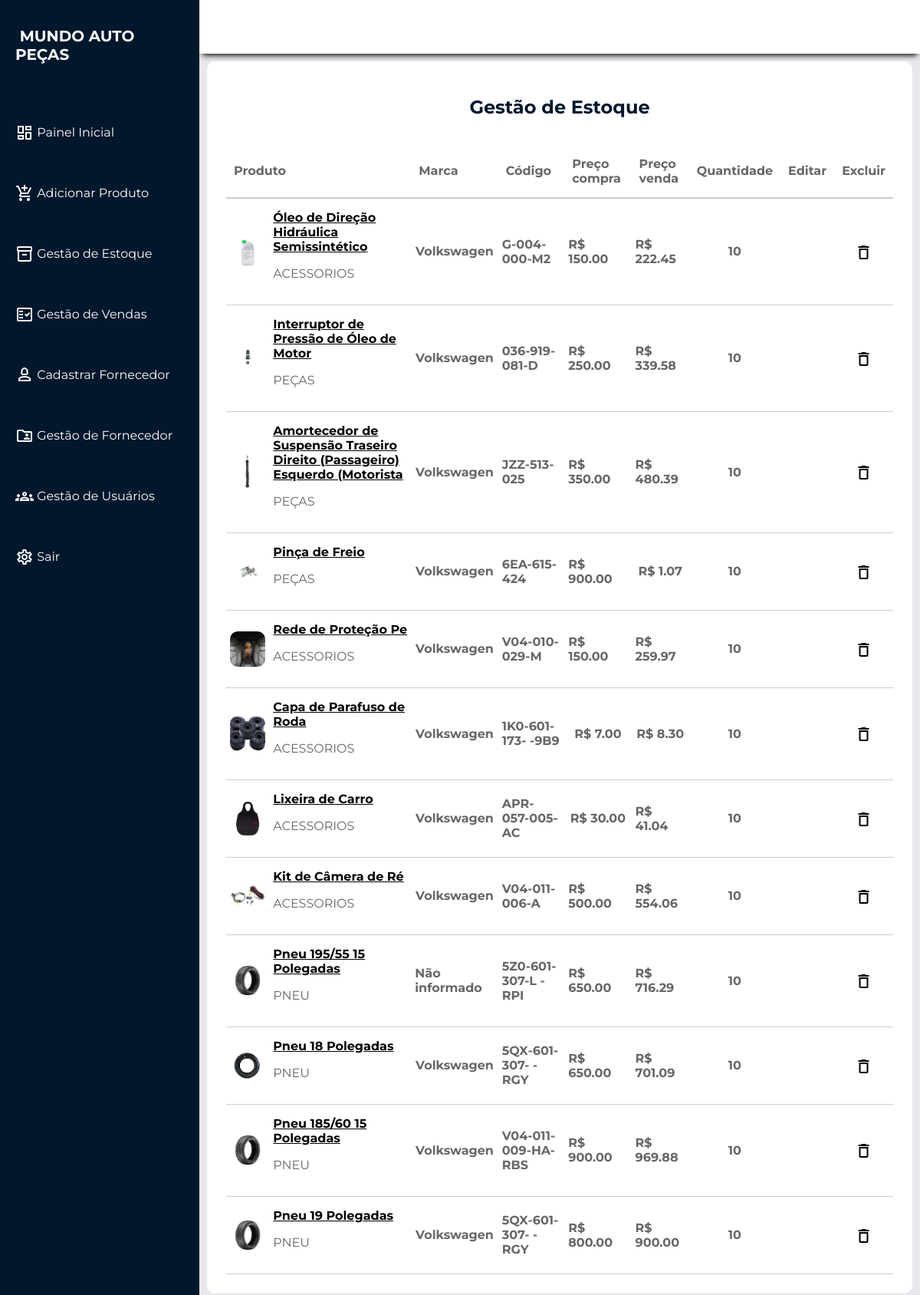
The page /View/adm_estoque.php (signed in) on the database its author committed.
### tables this page shows
CREATE TABLE IF NOT EXISTS `produto` (
  `idPro` INT NOT NULL AUTO_INCREMENT,
  `nomePro` VARCHAR(150) NOT NULL,
  `valorCompraPro` DECIMAL(13,2) NOT NULL,
  `valorVendaPro` DECIMAL(13,2) NOT NULL,
  `qtdEstoquePro` FLOAT NOT NULL,
  `imagemPro` VARCHAR(50) NULL,
  `codigoPro` VARCHAR(50) NOT NULL,
  `marcaPro` VARCHAR(50) NOT NULL DEFAULT 'NÃO INFORMADO' COMMENT 'NÃO INFORMADO\nRENAULT\nFIRESTONE\nMICHELLIN\nPIRELLI\nVOLKSWAGEN\nFIAT\nPEUGEOT',
  `categoriaPro` VARCHAR(50) NOT NULL COMMENT 'PNEU\nACESSORIOS\nPEÇAS\n',
  `descricaoPro` LONGTEXT NOT NULL,
  `FORNECEDOR_idFor` INT NOT NULL,
  PRIMARY KEY (`idPro`),
  INDEX `fk_PRODUTO_FORNECEDOR1_idx` (`FORNECEDOR_idFor` ASC) ,
  CONSTRAINT `fk_PRODUTO_FORNECEDOR1`
    FOREIGN KEY (`FORNECEDOR_idFor`)
    REFERENCES `fornecedor` (`idFor`)
    ON DELETE NO ACTION
    ON UPDATE NO ACTION);

### model/DAO/Conexao.php (called while the page is built, shortened)
<?php
class Conexao {
    private static $conexao;
    public static function getInstance(){
        if(!isset(self::$conexao)){
            try {
                $options = array(
                PDO::ATTR_PERSISTENT => true,
                PDO::MYSQL_ATTR_INIT_COMMAND => 'SET NAMES UTF8;',
                PDO::ATTR_ERRMODE => PDO::ERRMODE_EXCEPTION
            );
                self::$conexao = new
                PDO("mysql:host=localhost;dbname=map",
                "root","", $options);
            } catch (PDOException $exc) {
                echo "Erro ao conectar ao banco ".$exc->getMessage();
            }
        }
        return self::$conexao;
    }
}
?>

### control/listarProdutoController.php (called while the page is built, shortened)
<?php
    require_once '../model/DAO/ProdutoDAO.php';
      $ProdutoDAO = new ProdutoDAO();
      $todos = $ProdutoDAO->listarUsuarios();
?>

### model/DAO/ProdutoDAO.php (called while the page is built, shortened)
<?php
require_once 'Conexao.php';
class ProdutoDAO
{
    public $pdo = null;
    public function __construct()
    {
        $this->pdo = Conexao::getInstance();
    }
    public function listarUsuarios()
    {
        try {
            $sql = "SELECT * FROM produto ";
            $stmt = $this->pdo->prepare($sql);
            $stmt->execute();
            $retorno = $stmt->fetchAll(PDO::FETCH_ASSOC);
            return $retorno;
        } catch (PDOException $exc) {
            echo $exc->getMessage();
        }
    }
}

### View/adm_estoque.php (the view, shortened to what this page needs)
<?php require_once '../control/protect.php';
require_once '../control/listarProdutoController.php';
?>
<!DOCTYPE html>
<html lang="pt-br">
<head>
    <link rel="stylesheet" href="../css/adiministrador.css">
</head>
<body>
    <div class="grid-container">
        <?php include 'header_adm.php' ?>
        <?php include 'barraLateral_adm.php' ?>
        <main class="main-conteiner">
            <div class="main_conteudo">
                <section class=" card2_container">
                    <div class="card2">
                        <h2>Gestão de Estoque</h2>
                        <table>
                            <tr>
                                <th>Produto</th>
                                <th>Marca</th>
                                <th>Código</th>
                                <th>Preço compra</th>
                                <th>Preço venda</th>
                                <th>Quantidade</th>
                                <th class="acao">Editar</th>
                                <th class="acao">Excluir</th>
                            </tr>
                            <?php
                            foreach ($todos as $t) { ?>
                                <tr>
                                    <td>
                                        <div class="produto">
                                            <img src="../<?php echo $t['imagemPro']?>" alt="">
                                            <div class="infoPro">
                                                <div class="nomePro"><a href="produto.php?produto=<?php echo $t['codigoPro']?>" target="_blank"><b><?php echo $t['nomePro']; ?></b></a></div>
                                                <div class="categoriaPro">
                                                    <p href=""><?php echo $t['categoriaPro']; ?></p>
                                                </div>
                                            </div>
                                        </div>
                                    <td>
                                        <div class="marcaPro"><b><?php echo $t['marcaPro']; ?></b></div>
                                    </td>
                                    <td>
                                        <div class="codigoPro"><b><?php echo $t['codigoPro']; ?></b></div>
                                    </td>
                                    </td>
                                    <td>
                                        <div class="valorCompraPro"><b>R$ <?php echo $t['valorCompraPro']; ?></b></div>
                                    </td>
                                    <td>
                                        <div class="valorVendaPro"><b>R$ <?php echo $t['valorVendaPro']; ?></b></div>
                                    </td>
                                    <td>
                                        <div class="qtdEstoquePro"><b><?php echo $t['qtdEstoquePro']; ?></b></div>
                                    </td>
                                    <td>
                                    </td>
                                    <td>
                                        <div class="icon"><a class="delete" value="<?php echo $t['idPro']; ?>"><span class="material-icons-outlined">delete</span></a></div>
                                    </td>
                                </tr>
                            <?php } ?>
                        </table>
                </section>
            </div>
        </main>
    </div>
</body>
</html>

### css/adiministrador.css (style rules this page uses)
body { margin: 0; padding: 0; box-sizing: border-box; background-color: #e6e8ed; color: #666666; font-family: "Montserrat", sans-serif; }
* { box-sizing: border-box; }
.material-icons-outlined { vertical-align: middle; line-height: 1px; }
.grid-container { display: grid; grid-template-columns: 260px 1fr; grid-template-rows: 0.2fr 3fr; grid-template-areas: "sidebar header" "sidebar main"; height: 100vh; }
.main_conteudo { width: 100%; box-sizing: border-box; display: flex; padding: 10px; flex-direction: column; overflow-y: scroll; }

### View/adm_estoque.php (style rules this page uses)
body { height: 100vh; }
.card2_container { display: flex; align-items: flex-start; justify-content: center; width: 100%; height: 100%; gap: 20px; }
.card2_container .card2 { background-color: white; max-width: 1400px; width: 100%; padding: 25px; display: flex; flex-direction: column; gap: 15px; border-radius: 10px; }
.card2 h2, .card2_secundaria h2 { text-align: center; font-size: 24px; color: #00172C; }
.card2 table { width: 100%; border-collapse: collapse; }
.card2 th { text-align: left; border-bottom: 2px solid #ccc; padding: 15px 10px; color: #666; }
.card2 td { padding: 15px 5px; }
.card2 tr { border-bottom: 1px solid #ccc; }
.marcaPro, .codigoPro, .valorVendaPro, .valorCompraPro, .qtdEstoquePro, .total { display: flex; align-items: center; justify-content: center; }
.card2 table a { color: black; }
.produto { display: flex; gap: 10px; align-items: center; }
.produto img { width: 20%; border-radius: 10px; }
.icon { display: flex; justify-content: center; align-items: center; }
.icon a { cursor: pointer; }

### rows shown on the page
produto: imagemPro (picture), nomePro "Óleo de Direção Hidráulica Semissintético", categoriaPro "ACESSORIOS", marcaPro "Volkswagen", codigoPro "G-004-000-M2", valorCompraPro "150.00", valorVendaPro "222.45", qtdEstoquePro "10", $t['idPro'] 1 (drawn)
produto: imagemPro (picture), nomePro "Interruptor de Pressão de Óleo de Motor", categoriaPro "PEÇAS", marcaPro "Volkswagen", codigoPro "036-919-081-D", valorCompraPro "250.00", valorVendaPro "339.58", qtdEstoquePro "10", $t['idPro'] 2 (drawn)
produto: imagemPro (picture), nomePro "Amortecedor de Suspensão Traseiro Direito (Passageiro) Esquerdo (Motorista", categoriaPro "PEÇAS", marcaPro "Volkswagen", codigoPro "JZZ-513-025", valorCompraPro "350.00", valorVendaPro "480.39", qtdEstoquePro "10", $t['idPro'] 3 (drawn)
produto: imagemPro (picture), nomePro "Pinça de Freio", categoriaPro "PEÇAS", marcaPro "Volkswagen", codigoPro "6EA-615-424", valorCompraPro "900.00", valorVendaPro "1.07", qtdEstoquePro "10", $t['idPro'] 4 (drawn)
produto: imagemPro (picture), nomePro "Rede de Proteção Pe", categoriaPro "ACESSORIOS", marcaPro "Volkswagen", codigoPro "V04-010-029-M", valorCompraPro "150.00", valorVendaPro "259.97", qtdEstoquePro "10", $t['idPro'] 5 (drawn)
produto: imagemPro (picture), nomePro "Capa de Parafuso de Roda", categoriaPro "ACESSORIOS", marcaPro "Volkswagen", codigoPro "1K0-601-173- -9B9", valorCompraPro "7.00", valorVendaPro "8.30", qtdEstoquePro "10", $t['idPro'] 6 (drawn)
produto: imagemPro (picture), nomePro "Lixeira de Carro", categoriaPro "ACESSORIOS", marcaPro "Volkswagen", codigoPro "APR-057-005-AC", valorCompraPro "30.00", valorVendaPro "41.04", qtdEstoquePro "10", $t['idPro'] 7 (drawn)
produto: imagemPro (picture), nomePro "Kit de Câmera de Ré", categoriaPro "ACESSORIOS", marcaPro "Volkswagen", codigoPro "V04-011-006-A", valorCompraPro "500.00", valorVendaPro "554.06", qtdEstoquePro "10", $t['idPro'] 8 (drawn)
produto: imagemPro (picture), nomePro "Pneu 195/55 15 Polegadas", categoriaPro "PNEU", marcaPro "Não informado", codigoPro "5Z0-601-307-L -RPI", valorCompraPro "650.00", valorVendaPro "716.29", qtdEstoquePro "10", $t['idPro'] 9 (drawn)
produto: imagemPro (picture), nomePro "Pneu 18 Polegadas", categoriaPro "PNEU", marcaPro "Volkswagen", codigoPro "5QX-601-307- -RGY", valorCompraPro "650.00", valorVendaPro "701.09", qtdEstoquePro "10"
produto: imagemPro (picture), nomePro "Pneu 185/60 15 Polegadas", categoriaPro "PNEU", marcaPro "Volkswagen", codigoPro "V04-011-009-HA-RBS", valorCompraPro "900.00", valorVendaPro "969.88", qtdEstoquePro "10", $t['idPro'] 11 (drawn)
produto: imagemPro (picture), nomePro "Pneu 19 Polegadas", categoriaPro "PNEU", marcaPro "Volkswagen", codigoPro "5QX-601-307- -RGY", valorCompraPro "800.00", valorVendaPro "900.00", qtdEstoquePro "10", $t['idPro'] 12 (drawn)
